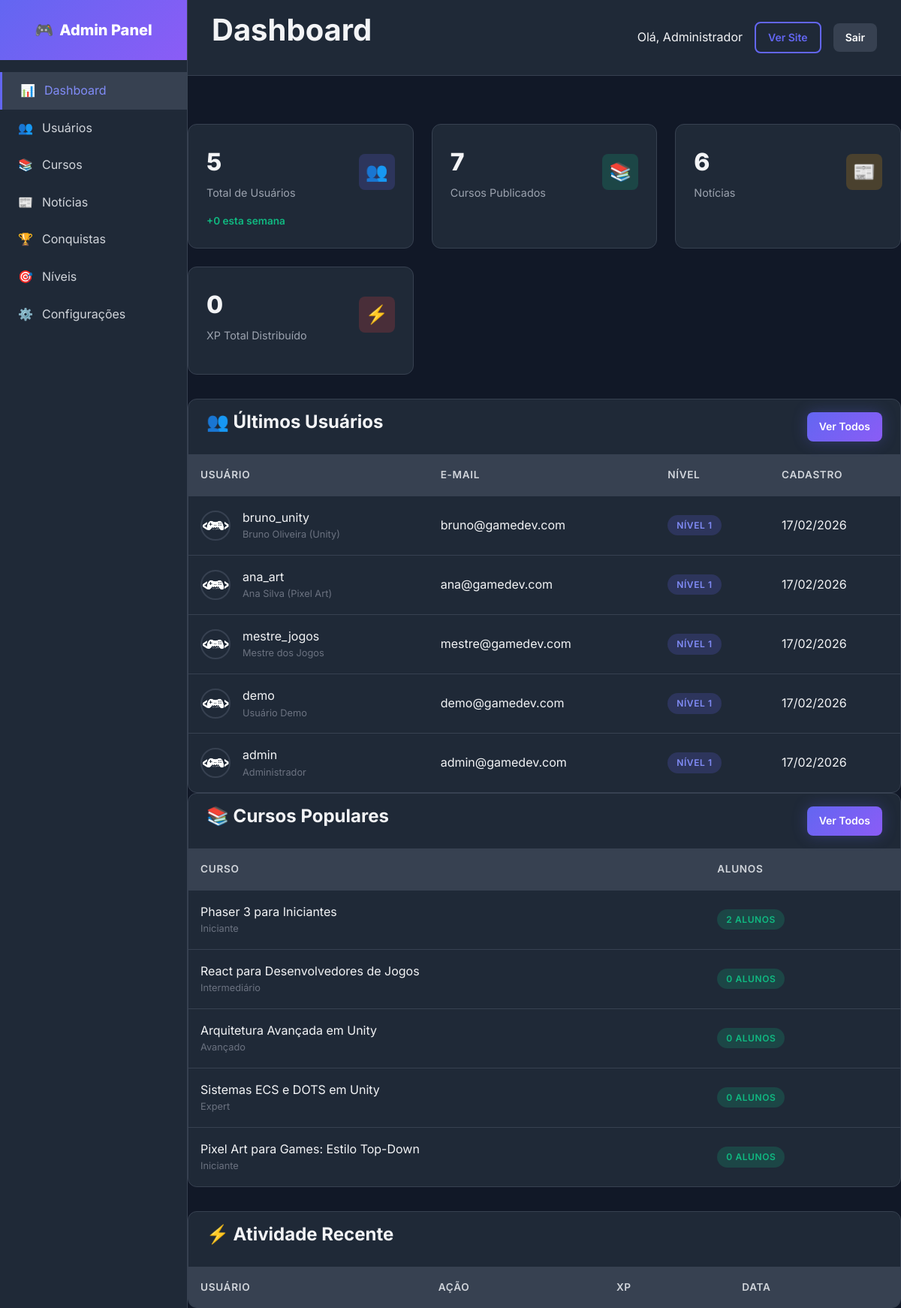
Page /admin/ (signed in) on the committed database.
### tables this page shows
CREATE TABLE `users` (
    `id`                        INT UNSIGNED       NOT NULL AUTO_INCREMENT,
    `name`                      VARCHAR(100)       NOT NULL                          COMMENT 'Nome de exibição',
    `full_name`                 VARCHAR(200)       DEFAULT NULL                      COMMENT 'Nome completo',
    `first_name`                VARCHAR(100)       DEFAULT NULL                      COMMENT 'Primeiro nome',
    `last_name`                 VARCHAR(100)       DEFAULT NULL                      COMMENT 'Sobrenome',
    `username`                  VARCHAR(50)        NOT NULL                          COMMENT 'Username único',
    `email`                     VARCHAR(150)       NOT NULL                          COMMENT 'Email único para login',
    `password`                  VARCHAR(255)       NOT NULL                          COMMENT 'Hash bcrypt da senha',
    `role`                      ENUM('student','instructor','admin','super_admin')
                                                   NOT NULL DEFAULT 'student'        COMMENT 'Papel do usuário',
    `avatar`                    VARCHAR(500)       DEFAULT NULL                      COMMENT 'URL da foto de perfil',
    `bio`                       TEXT               DEFAULT NULL                      COMMENT 'Biografia',
    `phone`                     VARCHAR(20)        DEFAULT NULL                      COMMENT 'Telefone com DDD',
    `website`                   VARCHAR(255)       DEFAULT NULL                      COMMENT 'Site pessoal',
    `social_github`             VARCHAR(255)       DEFAULT NULL,
    `social_linkedin`           VARCHAR(255)       DEFAULT NULL,
    `social_twitter`            VARCHAR(255)       DEFAULT NULL,
    `social_youtube`            VARCHAR(255)       DEFAULT NULL,
    `specialization`            VARCHAR(255)       DEFAULT NULL                      COMMENT 'Área de especialização',
    `total_points`              INT UNSIGNED       NOT NULL DEFAULT 0                COMMENT 'Cache pontos gamificação',
    `xp_total`                  INT UNSIGNED       NOT NULL DEFAULT 0                COMMENT 'XP total do usuário',
    `coins`                     INT UNSIGNED       NOT NULL DEFAULT 0                COMMENT 'Moedas do usuário',
    `level`                     INT UNSIGNED       NOT NULL DEFAULT 1                COMMENT 'Nível atual do usuário',
    `streak_days`               INT UNSIGNED       NOT NULL DEFAULT 0                COMMENT 'Dias seguidos de atividade',
    `last_activity`             DATE               DEFAULT NULL                      COMMENT 'Data da última atividade',
    `email_verified_at`         TIMESTAMP          NULL DEFAULT NULL,
    `email_verification_token`  VARCHAR(100)       DEFAULT NULL,
    `password_reset_token`      VARCHAR(100)       DEFAULT NULL,
    `password_reset_expires`    TIMESTAMP          NULL DEFAULT NULL,
    `two_factor_secret`         VARCHAR(255)       DEFAULT NULL,
    `two_factor_enabled`        TINYINT(1)         NOT NULL DEFAULT 0,
    `last_login_at`             TIMESTAMP          NULL DEFAULT NULL,
    `last_login_ip`             VARCHAR(45)        DEFAULT NULL,
    `is_active`                 TINYINT(1)         NOT NULL DEFAULT 1,
    `status`                    ENUM('active','inactive','banned','pending')
                                                   NOT NULL DEFAULT 'active'        COMMENT 'Status do usuário',
    `preferences`               JSON               DEFAULT NULL,
    `created_at`                TIMESTAMP          NOT NULL DEFAULT CURRENT_TIMESTAMP,
    `updated_at`                TIMESTAMP          NOT NULL DEFAULT CURRENT_TIMESTAMP ON UPDATE CURRENT_TIMESTAMP,

    PRIMARY KEY (`id`),
    UNIQUE KEY `uk_users_email` (`email`),
    UNIQUE KEY `uk_users_username` (`username`),
    KEY `idx_users_role` (`role`),
    KEY `idx_users_active` (`is_active`),
    KEY `idx_users_status` (`status`),
    KEY `idx_users_created` (`created_at`),
    KEY `idx_users_points` (`total_points` DESC)
);

CREATE TABLE `courses` (
    `id`                INT UNSIGNED     NOT NULL AUTO_INCREMENT,
    `title`             VARCHAR(255)     NOT NULL,
    `slug`              VARCHAR(280)     NOT NULL,
    `subtitle`          VARCHAR(300)     DEFAULT NULL,
    `description`       LONGTEXT         DEFAULT NULL,
    `short_description` VARCHAR(500)     DEFAULT NULL,
    `thumbnail`         VARCHAR(500)     DEFAULT NULL,
    `image`             VARCHAR(500)     DEFAULT NULL,
    `cover_image`       VARCHAR(500)     DEFAULT NULL                    COMMENT 'Alias para thumbnail',
    `preview_video`     VARCHAR(500)     DEFAULT NULL,
    `instructor_id`     INT UNSIGNED     NOT NULL,
    `category_id`       INT UNSIGNED     DEFAULT NULL,
    `level`             ENUM('beginner','intermediate','advanced','expert','all_levels')
                                         NOT NULL DEFAULT 'beginner',
    `language`          VARCHAR(10)      NOT NULL DEFAULT 'pt-BR',
    `price`             DECIMAL(10,2)    NOT NULL DEFAULT 0.00,
    `original_price`    DECIMAL(10,2)    DEFAULT NULL,
    `currency`          VARCHAR(3)       NOT NULL DEFAULT 'BRL',
    `duration_hours`    DECIMAL(6,1)     NOT NULL DEFAULT 0.0,
    `xp_reward`         INT UNSIGNED     NOT NULL DEFAULT 100,
    `coin_reward`       INT UNSIGNED     NOT NULL DEFAULT 10,
    `total_lessons`     INT UNSIGNED     NOT NULL DEFAULT 0,
    `total_modules`     INT UNSIGNED     NOT NULL DEFAULT 0,
    `requirements`      JSON             DEFAULT NULL,
    `what_you_learn`    JSON             DEFAULT NULL,
    `target_audience`   JSON             DEFAULT NULL,
    `resources`         JSON             DEFAULT NULL,
    `game_engine`       ENUM('unity','unreal','godot','gamemaker','construct','phaser','pygame','love2d','custom','none')
                                         DEFAULT NULL,
    `programming_lang`  VARCHAR(50)      DEFAULT NULL,
    `status`            ENUM('draft','pending_review','published','archived','suspended')
                                         NOT NULL DEFAULT 'draft',
    `is_published`      TINYINT(1)       NOT NULL DEFAULT 0             COMMENT 'Cache: publicado?',
    `is_active`         TINYINT(1)       NOT NULL DEFAULT 1,
    `is_featured`       TINYINT(1)       NOT NULL DEFAULT 0,
    `is_free`           TINYINT(1)       NOT NULL DEFAULT 0,
    `is_bestseller`     TINYINT(1)       NOT NULL DEFAULT 0,
    `is_new`            TINYINT(1)       NOT NULL DEFAULT 0,
    `enrollment_count`  INT UNSIGNED     NOT NULL DEFAULT 0,
    `total_students`    INT UNSIGNED     NOT NULL DEFAULT 0             COMMENT 'Cache: alias enrollment_count',
    `rating_average`    DECIMAL(3,2)     NOT NULL DEFAULT 0.00,
    `average_rating`    DECIMAL(3,2)     NOT NULL DEFAULT 0.00          COMMENT 'Cache: alias rating_average',
    `rating_count`      INT UNSIGNED     NOT NULL DEFAULT 0,
    `total_reviews`     INT UNSIGNED     NOT NULL DEFAULT 0             COMMENT 'Cache: alias rating_count',
    `completion_rate`   DECIMAL(5,2)     NOT NULL DEFAULT 0.00,
    `view_count`        INT UNSIGNED     NOT NULL DEFAULT 0,
    `meta_title`        VARCHAR(255)     DEFAULT NULL,
    `meta_description`  VARCHAR(500)     DEFAULT NULL,
    `published_at`      TIMESTAMP        NULL DEFAULT NULL,
    `created_at`        TIMESTAMP        NOT NULL DEFAULT CURRENT_TIMESTAMP,
    `updated_at`        TIMESTAMP        NOT NULL DEFAULT CURRENT_TIMESTAMP ON UPDATE CURRENT_TIMESTAMP,

    PRIMARY KEY (`id`),
    UNIQUE KEY `uk_courses_slug` (`slug`),
    KEY `idx_courses_instructor` (`instructor_id`),
    KEY `idx_courses_category` (`category_id`),
    KEY `idx_courses_status` (`status`),
    KEY `idx_courses_published` (`is_published`),
    KEY `idx_courses_featured` (`is_featured`, `status`),
    KEY `idx_courses_level` (`level`),
    KEY `idx_courses_engine` (`game_engine`),
    KEY `idx_courses_price` (`price`),
    KEY `idx_courses_free` (`is_free`),
    KEY `idx_courses_rating` (`rating_average` DESC),
    KEY `idx_courses_enrollment` (`enrollment_count` DESC),
    KEY `idx_courses_students` (`total_students` DESC),
    FULLTEXT KEY `ft_courses_search` (`title`, `description`, `short_description`),
    CONSTRAINT `fk_courses_instructor` FOREIGN KEY (`instructor_id`)
        REFERENCES `users` (`id`) ON DELETE RESTRICT ON UPDATE CASCADE,
    CONSTRAINT `fk_courses_category` FOREIGN KEY (`category_id`)
        REFERENCES `categories` (`id`) ON DELETE SET NULL ON UPDATE CASCADE
);

### admin/index.php (the view, shortened to what the rows shown need)
<?php
$pageTitle = 'Dashboard';
include 'includes/header.php';
$db = Database::getInstance();
$userModel = new User();
$newUsers = $db->fetch(
    "SELECT COUNT(*) as total FROM users WHERE created_at >= DATE_SUB(NOW(), INTERVAL 7 DAY)"
)['total'];
$latestUsers = $userModel->getAll(5);
$popularCourses = $db->fetchAll(
    "SELECT c.*, COUNT(e.id) as enrollments
     FROM courses c
     LEFT JOIN enrollments e ON c.id = e.course_id
     GROUP BY c.id
     ORDER BY enrollments DESC
     LIMIT 5"
);
?>
<div class="dashboard-grid">
    <div class="admin-table-container">
        <table class="admin-table">
            <thead>
                <tr>
                    <th>Usuário</th>
                    <th>E-mail</th>
                    <th>Nível</th>
                    <th>Cadastro</th>
                </tr>
            </thead>
            <tbody>
                <?php foreach ($latestUsers as $user): ?>
                <tr>
                    <td>
                        <div class="d-flex align-center gap-2">
                            <img src="<?= getAvatar($user['avatar']) ?>" alt="" class="avatar">
                            <div>
                                <div><?= escape($user['username']) ?></div>
                                <div style="font-size: 0.8rem; color: var(--gray-500);">
                                    <?= escape($user['full_name']) ?>
                                </div>
                            </div>
                        </div>
                    </td>
                    <td><?= escape($user['email']) ?></td>
                    <td>
                        <span class="badge badge-primary">Nível <?= $user['level'] ?></span>
                    </td>
                    <td><?= formatDate($user['created_at']) ?></td>
                </tr>
                <?php endforeach; ?>
            </tbody>
        </table>
    </div>
    <div class="admin-table-container">
        <table class="admin-table">
            <thead>
                <tr>
                    <th>Curso</th>
                    <th>Alunos</th>
                </tr>
            </thead>
            <tbody>
                <?php foreach ($popularCourses as $course): ?>
                <tr>
                    <td>
                        <div>
                            <div><?= escape($course['title']) ?></div>
                            <div style="font-size: 0.8rem; color: var(--gray-500);">
                                <?= getDifficultyText($course['level']) ?>
                            </div>
                        </div>
                    </td>
                    <td>
                        <span class="badge badge-success"><?= $course['enrollments'] ?> alunos</span>
                    </td>
                </tr>
                <?php endforeach; ?>
            </tbody>
        </table>
    </div>
</div>
<div class="admin-table-container mt-4">
    <table class="admin-table">
        <thead>
            <tr>
                <th>Usuário</th>
                <th>Ação</th>
                <th>XP</th>
                <th>Data</th>
            </tr>
        </thead>
    </table>
</div>
<?php include 'includes/footer.php'; ?>

### admin/includes/header.php (shortened to what the rows shown need)
<?php
require_once __DIR__ . '/../../config/database.php';
require_once __DIR__ . '/../../classes/Database.php';
require_once __DIR__ . '/../../classes/User.php';
require_once __DIR__ . '/../../classes/Auth.php';
require_once __DIR__ . '/../../classes/News.php';
require_once __DIR__ . '/../../includes/functions.php';
require_once __DIR__ . '/../../includes/editorjs-loader.php';
$auth = new Auth();
$auth->requireAdmin();
$currentUser = $auth->getCurrentUser();
?>
<!DOCTYPE html>
<html lang="pt-BR">
<head>
    <link rel="stylesheet" href="<?= asset('css/main.css') ?>">
    <link rel="stylesheet" href="<?= asset('css/admin.css') ?>">
<?php
    if (class_exists('EditorJSLoader')) {
        EditorJSLoader::renderStyles();
    }
?>
</head>
<body>
    <div class="admin-layout">
        <main class="admin-main">
            <div class="admin-header">
                <h1><?= $pageTitle ?? 'Dashboard' ?></h1>
                <div class="d-flex align-center gap-2">
                    <span>Olá, <?= escape($currentUser['full_name']) ?></span>
                    <a href="<?= url() ?>" class="btn btn-sm btn-outline">Ver Site</a>
                    <a href="<?= url('logout.php') ?>" class="btn btn-sm btn-secondary">Sair</a>
                </div>
            </div>

### rows in the picture
users: full_name "Administrador", username "admin", email "admin@gamedev.com", level "1", created_at "17/02/2026"
users: username "bruno_unity", full_name "Bruno Oliveira (Unity)", email "bruno@gamedev.com", level "1", created_at "17/02/2026"
users: username "ana_art", full_name "Ana Silva (Pixel Art)", email "ana@gamedev.com", level "1", created_at "17/02/2026"
users: username "mestre_jogos", full_name "Mestre dos Jogos", email "mestre@gamedev.com", level "1", created_at "17/02/2026"
users: username "demo", full_name "Usuário Demo", email "demo@gamedev.com", level "1", created_at "17/02/2026"
courses: title "Phaser 3 para Iniciantes", level "Iniciante", enrollments "2"
courses: title "React para Desenvolvedores de Jogos", level "Intermediário", enrollments "0"
courses: title "Arquitetura Avançada em Unity", level "Avançado", enrollments "0"
courses: title "Sistemas ECS e DOTS em Unity", level "Expert", enrollments "0"
courses: title "Pixel Art para Games: Estilo Top-Down", level "Iniciante", enrollments "0"

### other values in the picture
$pageTitle "Dashboard"
$totalUsers "5"
$newUsers "0"
$totalCourses "7"
$totalNews "6"
$totalXP "0"
